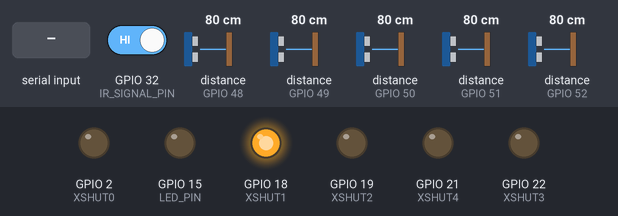
The sketch below on a simulated ESP32. Shown: output pins drawn as LEDs (lit = HIGH). The inputs (shaded band) are chosen by the test bench; at power-on: GPIO 32 (IR_SIGNAL_PIN) HIGH, distance to the obstacle (sensors on GPIO 48, GPIO 49, GPIO 50, GPIO 51, GPIO 52) 80 cm. Nothing arrives over Bluetooth unless stated; what the sketch prints to the serial monitor is not drawn.

Above: at 0.1 s.
At 5.4 s:
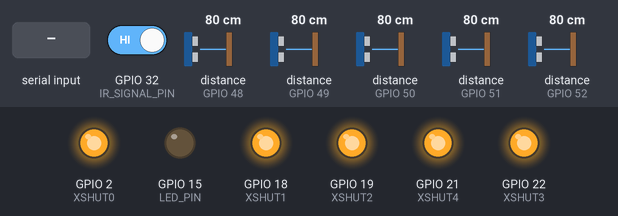
5.5 s: "light\n" received over the second serial link
At 6.1 s:
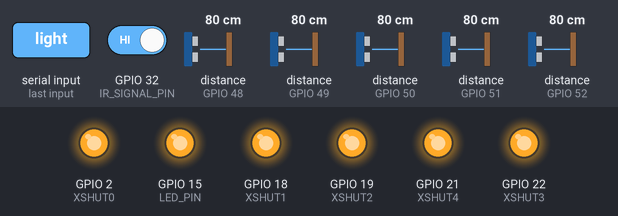
7.2 s: "u1\n" received over the second serial link
9.0 s: "i0\n" received over the second serial link
Timing chart, 0 to 12.0 s (numbered marks = the images above; inputs shaded):
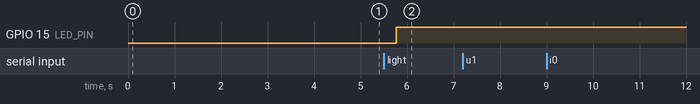

Measured:
- after the input at 5.5 s, GPIO 15 (LED_PIN): LOW → HIGH after 0.27 s
- after the input at 7.2 s, every drawn part: stays the same
- after the input at 9.0 s, every drawn part: stays the same

The sketch:

ultraFinalEsp32Code.ino
```cpp
#include <HardwareSerial.h>
#include <BluetoothSerial.h>
#include <Arduino.h>
#include <Adafruit_VL53L0X.h>


// ---------------------- I2C COMMUNICATION ---------------------
#define SCL_PIN 25
#define SDA_PIN 26
// sda should be 25
// -------------------- SERIAL COMMUNICATION --------------------
BluetoothSerial SerialBT;         // Communication with Laptop
HardwareSerial mySerial(2);       // Communication with Arduino
bool MANUAL_CONTROL = false;
bool localization_done = false;

// ------------------------ TOF SENSOR --------------------------
Adafruit_VL53L0X lox1;
Adafruit_VL53L0X lox2;
Adafruit_VL53L0X lox3;
Adafruit_VL53L0X lox4;
Adafruit_VL53L0X lox0;

#define ADDR1 0x30
#define ADDR2 0x31
#define ADDR3 0x32
#define ADDR4 0x33

#define ADDR0 0x34

#define XSHUT1 18
#define XSHUT2 19
#define XSHUT3 22
#define XSHUT4 21

#define XSHUT0  2


// ------------------------ IR SENSOR PINS -----------------------

#define IR_SIGNAL_PIN 32

// -------------------- SENSOR DATA --------------------
float u1 = 0;
float u2 = 0;
float u3 = 0;
float u4 = 0;

float u0 = 0;

bool IRsense;

// Create sonar objects

// -------------------- LED --------------------

#define LED_PIN 15
bool led = false;

// -------------------- TASKS AND TIMERS --------------------
TaskHandle_t SerialTaskHandle;
TaskHandle_t SendSensorData;
TimerHandle_t xPrintData;
TimerHandle_t xGetIRData;
TimerHandle_t xGetTOFData;
TimerHandle_t xControlLED;

// Function prototypes
void serialTask(void *pvParameters);
void sendSensorData(void *pvParameters);
void printData(TimerHandle_t xTimer);
void getIRData(TimerHandle_t xTimer);
void getTOFData(TimerHandle_t xTimer);
void controlLED(TimerHandle_t xTimer);

void scanI2C();

// -------------------- SETUP --------------------

void setupTOFSensors()
{
  Serial.println("Initializing VL53L0X sensors...");

  pinMode(XSHUT1, OUTPUT);
  pinMode(XSHUT2, OUTPUT);
  pinMode(XSHUT3, OUTPUT);
  pinMode(XSHUT4, OUTPUT);
  pinMode(XSHUT0, OUTPUT);


  Wire.begin(SDA_PIN, SCL_PIN);
  Wire.setClock(100000);
  delay(10);

  // keep all sensors in reset
  digitalWrite(XSHUT1, LOW);
  digitalWrite(XSHUT2, LOW);
  digitalWrite(XSHUT3, LOW);
  digitalWrite(XSHUT4, LOW);
  digitalWrite(XSHUT0, LOW);

  delay(10);


  // --- SENSOR 1 ---
  digitalWrite(XSHUT1, HIGH);
  delay(20);
  if (!lox1.begin()) {
    Serial.println("Sensor 1 FAILED");
  }
  else {
    lox1.setAddress(ADDR1);
    Serial.println("Sensor 1 OK");
  };

  scanI2C();
  delay(1000);

  // --- SENSOR 2 ---
  digitalWrite(XSHUT2, HIGH);
  delay(20);
  if (!lox2.begin()) {
    Serial.println("Sensor 2 FAILED");
  }
  else {
    lox2.setAddress(ADDR2);
    Serial.println("Sensor 2 OK");
  };

  scanI2C();
  delay(1000);

  // --- SENSOR 3 ---
  digitalWrite(XSHUT3, HIGH);
  delay(20);
  if (!lox3.begin()) {
    Serial.println("Sensor 3 FAILED");
  } else {
    lox3.setAddress(ADDR3);   // 0x32
    Serial.println("Sensor 3 OK");
  };

  scanI2C();
  delay(1000);

  // --- SENSOR 4 ---
  digitalWrite(XSHUT4, HIGH);
  delay(20);
  if (!lox4.begin()) {
    Serial.println("Sensor 4 FAILED");
  } else {
    lox4.setAddress(ADDR4);   // 0x33
    Serial.println("Sensor 4 OK");
  };

  scanI2C();
  delay(1000);

  // --- SENSOR 0 ---
  digitalWrite(XSHUT0, HIGH);
  delay(20);
  if (!lox0.begin()) {
    Serial.println("Sensor 0 FAILED");
  } else {
    lox0.setAddress(ADDR0);   // 0x34
    Serial.println("Sensor 0 OK");
  }
}

void setup()
{
  Serial.begin(9600);
  Serial.println("Starting ESP32...");


  mySerial.begin(9600, SERIAL_8N1, 16, 17);   // RX=16, TX=17
  SerialBT.begin("ESP32_MIE444_Group2");
  Serial.println("Bluetooth device active. Pair with 'ESP32_MIE444_Group2'");

  setupTOFSensors();


  // Create FreeRTOS task for serial communication
  xTaskCreatePinnedToCore(
    serialTask,
    "SerialTask",
    4096,
    NULL,
    1,
    &SerialTaskHandle,
    1 // Core 1 recommended for comms
  );

  // xTaskCreatePinnedToCore(
  //   sendSensorData,
  //   "SendSensorData",
  //   4096,
  //   NULL,
  //   1,
  //   &SendSensorData,
  //   1
  // );

  // Create asynchronous timer (period = 50 ms)

  xGetIRData = xTimerCreate(
    "GetIRData",
    pdMS_TO_TICKS(100),
    pdTRUE,
    (void *)0,
    getIRData
  );

  xControlLED = xTimerCreate(
    "Control LED",
    pdMS_TO_TICKS(500),
    pdTRUE,
    (void *)0,
    controlLED
  );

  xGetTOFData = xTimerCreate(
    "Get TOF Readings",
    pdMS_TO_TICKS(900),
    pdTRUE,
    (void *)0,
    getTOFData
  );

  xPrintData = xTimerCreate(
    "Print Data",
    pdMS_TO_TICKS(1000),
    pdTRUE,
    (void*)0,
    printData
  );

  pinMode(IR_SIGNAL_PIN, INPUT);
  pinMode(LED_PIN, OUTPUT);

  xTimerStart(xPrintData, 0);
  xTimerStart(xGetIRData, 0);
  xTimerStart(xControlLED, 0);
  xTimerStart(xGetTOFData, 0);

  scanI2C();
}

void scanI2C()
{
  Serial.println("Scanning I2C bus...");
  uint8_t count = 0;

  for (uint8_t address = 1; address < 127; address++) {
    Wire.beginTransmission(address);
    uint8_t error = Wire.endTransmission();

    if (error == 0) {
      Serial.print("  → Device found at 0x");
      Serial.println(address, HEX);
      count++;
    }
  }

  if (count == 0) {
    Serial.println("No I2C devices found.");
  } else {
    Serial.print("Total devices: ");
    Serial.println(count);
  }

  Serial.println();
}

void loop() {}

// -------------------- SERIAL RELAY TASK --------------------
void serialTask(void *pvParameters)
{
  for (;;) {

    // Forward from Bluetooth → Arduino
    if (SerialBT.available())
    {
      String cmd = SerialBT.readStringUntil('\n');
      cmd.trim(); // remove newline or spaces
      //Serial.print("BLUETOOTH COMMAND: ");
      Serial.println(cmd);
      if (cmd == "u1")
      {
        SerialBT.println(u1);
        Serial.print("u1 called");
      }
      else if (cmd == "u2")
      {
        SerialBT.println(u2);
        Serial.print("u1 called");
      }
      else if (cmd == "u3")
      {
        SerialBT.println(u3);
      }
      else if (cmd == "u4")
      {
        SerialBT.println(u4);
      }
      else if (cmd == "i0")
      {
        SerialBT.println(IRsense);
      }
      else if (cmd == "light")
      {
        led = !led;
      }
      else if (cmd == "manualData")
      {
        SerialBT.print("\t");
        SerialBT.print(u1);
        SerialBT.print("\t\t");
        SerialBT.println(u3);

        SerialBT.print(u2);
        SerialBT.print("\t\t");
        SerialBT.print(IRsense);

        SerialBT.print("\t\t");
        SerialBT.println(u4);
      }
      else if (cmd == "getData")
      {
        SerialBT.print("u1: ");
        SerialBT.print(u1);

        SerialBT.print("u2: ");
        SerialBT.print(u2);

        SerialBT.print("u3: ");
        SerialBT.print(u3);

        SerialBT.print("u4: ");
        SerialBT.print(u4);

        SerialBT.print("u0: ");
        SerialBT.print(u0);

        SerialBT.print("i0: ");
        SerialBT.print(IRsense);

        SerialBT.println();
      }
      else
      {
        Serial.println("Sending Command to Arduino");
        Serial.println("Invalid Command");
        mySerial.println(cmd);
        Serial.print("BT → Arduino: ");
        Serial.println(cmd);
      }
    }


    // Forward from Arduino → Bluetooth
     if (mySerial.available()) {
      String feedback = mySerial.readStringUntil('\n');
      //SerialBT.println(feedback);
      //  Serial.print("Arduino → ");
      //  Serial.println(feedback);
    }

    vTaskDelay(pdMS_TO_TICKS(10)); // Prevent watchdog reset
  }
}

void getIRData(TimerHandle_t xTimer)
{
  IRsense = digitalRead(IR_SIGNAL_PIN);
}

float readAveraged(Adafruit_VL53L0X &sensor, int samples = 3)
{
  VL53L0X_RangingMeasurementData_t m;
  uint32_t sum = 0;
  int count = 0;

  for (int i = 0; i < samples; i++) {
    sensor.rangingTest(&m, false);
    if (m.RangeStatus != 4) {
      sum += m.RangeMilliMeter;
      count++;
    }
    delay(3);
  }

  if (count == 0) return -1;
  return (sum / count) / 10.0;
}


void getTOFData(TimerHandle_t xTimer)
{
  u1 = readAveraged(lox1);
  u2 = readAveraged(lox2);
  u3 = readAveraged(lox3);
  u4 = readAveraged(lox4);
  u0 = readAveraged(lox0);
}


void controlLED(TimerHandle_t xTimer){
  if (led)
  {
    digitalWrite(LED_PIN, HIGH);
  }
  else
  {
    digitalWrite(LED_PIN, LOW);
  }
}

void printData(TimerHandle_t xTimer){
  Serial.print("\t");
  Serial.print(u1);
  Serial.print("\t\t");
  Serial.println(u3);

  Serial.print(u2);
  Serial.print("\t\t");
  Serial.print(IRsense);
  Serial.print("\t\t");
  Serial.println(u4);

  Serial.print("\t\t");
  Serial.println(u0);

  Serial.println();

  //scanI2C();
}
```
